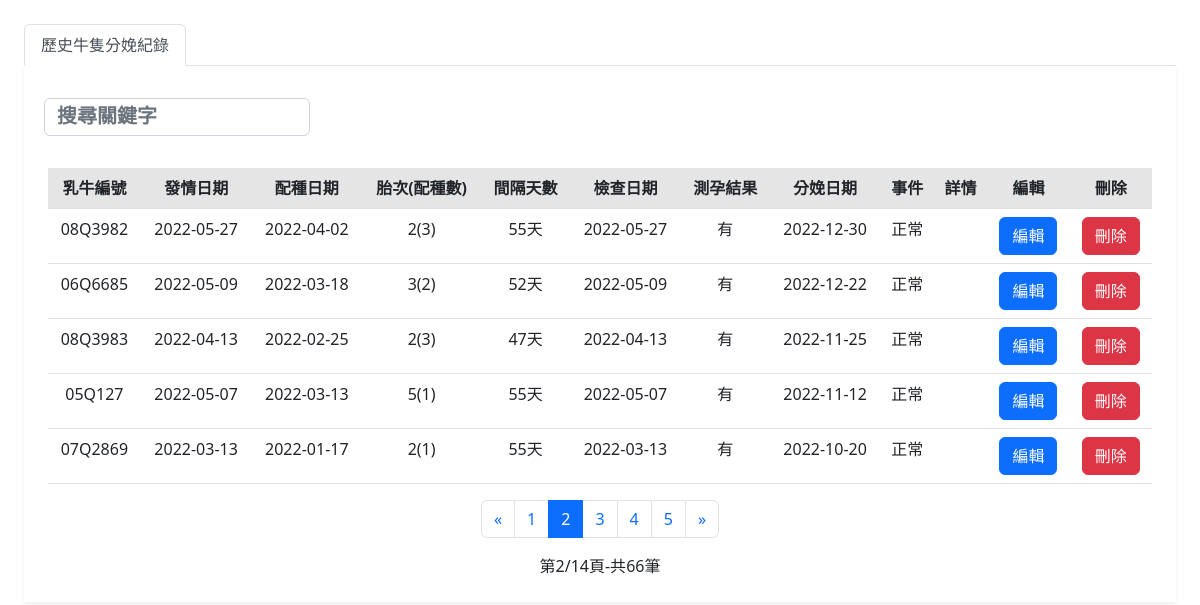
Screenshot of /fHealthManagement/parturitionHistory/parturitionHistory.php?page=2 with the database file from the repository.
### tables this page shows
CREATE TABLE `pregnancy_check` (
  `sn` int(6) NOT NULL,
  `id` varchar(64) NOT NULL,
  `estrusdate` date NOT NULL,
  `matingdate` date NOT NULL,
  `birthparity` int(64) DEFAULT NULL,
  `intervaldays` varchar(64) DEFAULT NULL,
  `pregnancydate` date DEFAULT NULL,
  `pregnancyresult` varchar(64) DEFAULT NULL,
  `parturitiondate` date DEFAULT NULL,
  `events` varchar(64) DEFAULT NULL,
  `details` varchar(64) DEFAULT NULL,
  `matingcount` int(11) NOT NULL DEFAULT 1
);

### fHealthManagement/parturitionHistory/parturitionHistory.php (the view, shortened to what this page needs)
<?php
require_once("../../SQLServer.php");
?>
<!doctype html>
<html lang="zh-TW">
<head>
  <link href="https://cdn.jsdelivr.net/npm/bootstrap@5.2.2/dist/css/bootstrap.min.css" rel="stylesheet">
  <link rel="stylesheet" href="../../css/text_box2.css">
  <link rel="stylesheet" href="../../css/indexcss.css">
</head>
<body>
  <div name="content" style="width:100%; height: 100vh ;   padding:1.5rem  ;   ">
    <div class="tab-content">
      <ul class="nav nav-tabs" role="tablist">
        <li class="nav-item">
          <a href="#parturitionHistory" class="nav-link active" data-toggle="tab">歷史牛隻分娩紀錄</a>
        </li>
      </ul>
      <div class="tab-pane active shadow-sm p-4" id="parturitionHistory">
        <div class="row">
          <div class="col-md-3 p-2">
            <input type="search" class="search form-control" data-table="table table-hover" placeholder="搜尋關鍵字" style="width:100%;">
          </div>
        </div>
        <br>
        <div class="table-responsive" style="overflow: hidden;">
          <div id="cow_table" style="text-align:center;">
            <table id="rule" class="table table-hover">
              <thead>
                <tr class="table-active">
                  <th>乳牛編號</th>
                  <th>發情日期</th>
                  <th>配種日期</th>
                  <th>胎次(配種數)</th>
                  <th>間隔天數</th>
                  <th>檢查日期</th>
                  <th>測孕結果</th>
                  <th>分娩日期</th>
                  <th>事件</th>
                  <th>詳情</th>
                  <th>編輯</th>
                  <th>刪除</th>
                </tr>
              </thead>
              <tbody>
                <?php
                $query = "SELECT * FROM pregnancy_check WHERE `events` IS NOT NULL AND `events` !='' ";
                $result = mysqli_query($db_link, $query);
                $num = mysqli_num_rows($result);
                $per = 5;
                $pages = ceil($num / $per);
                if (!isset($_GET["page"])) {
                  $page = 1;
                } else {
                  $page = intval($_GET["page"]);
                }
                $start = ($page - 1) * $per;
                $query .= "ORDER BY `parturitiondate` DESC LIMIT $start,$per";
                $result = mysqli_query($db_link, $query);
                $i = 1;
                while ($row = mysqli_fetch_assoc($result)) {
                  $sn = $row['sn'];
                  $id = $row['id'];
                  $estrusdate = $row['estrusdate'];
                  $matingdate = $row['matingdate'];
                  $intervaldays = $row['intervaldays'];
                  $pregnancydate = $row['pregnancydate'];
                  $pregnancyresult = $row['pregnancyresult'];
                  $parturitiondate = $row['parturitiondate'];
                  $birthparity = $row['birthparity'];
                  $events = $row['events'];
                  $details = $row['details'];
                  $matingcount = $row['matingcount'];
                ?>
                  <tr>
                    <td><?php echo $id ?></td>
                    <td><?php echo $estrusdate ?></td>
                    <td><?php echo $matingdate ?></td>
                    <td><?php echo $birthparity."({$matingcount})" ?></td>
                    <td><?php echo $intervaldays ?></td>
                    <td><?php echo $pregnancydate ?></td>
                    <td><?php echo $pregnancyresult ?></td>
                    <td><?php echo $parturitiondate ?></td>
                    <td><?php echo $events ?></td>
                    <td><?php echo $details ?></td>
                    <td><button class="view_data btn btn-primary" GetSn="<?php echo $sn; ?>">編輯</button></td>
                    <?php
                    echo "<td><button id=\"linkDel_$i\" onclick=\"#del\" class='btn btn-danger'>刪除</button></td>";
                    ?>
                  </tr>
                <?php
                  $i += 1;
                }
                ?>
              </tbody>
            </table>
            <?php
            echo "
                                    <center><div class='row text-center'>
                                        <div class='col-12 justify-content-center' style='display:flex;'>
                                                <nav aria-label='Page navigation example'>
                                                    <ul class='pagination'>
                                                        <li class='page-item'>
                                                            <a class='page-link' href='?page=1' aria-label='Previous'>
                                                                <span aria-hidden='true'>&laquo;</span>
                                                            </a>
                                                        </li> ";
            for ($i = 1; $i <= $pages; $i++) {
              if ($page - 5 < $i && $i < $page + 4) {
                if ($page == $i) {
                  echo "<li class='page-item active'><a class='page-link' href=?page=" . $i . " >" . $i . "</a></li> ";
                } else {
                  echo "<li class='page-item'><a class='page-link' href=?page=" . $i . " >" . $i . "</a></li> ";
                }
              }
            }
            echo "<li class='page-item'><a class='page-link' aria-label='Next' href=?page=" . $pages . " ><span aria-hidden='true'>&raquo;</span></a></li></ul>
                                    </nav></div>";
            echo "<div class=\"col-12\">第" . $page . "/" . $pages . "頁-共" . $num . "筆</div></center>";
            ?>
          </div>
        </div>
      </div>
    </div>
  </div>
</body>
</html>

### css/text_box2.css (style rules this page uses)
::placeholder { color: #FFF; font-size:20px; text-align:left; font-weight:bolder; }

### css/indexcss.css (style rules this page uses)
html, body { height: 100%; }

### rows the page displays
pregnancy_check: id "08Q3982", estrusdate "2022-05-27", matingdate "2022-04-02", birthparity "2", matingcount "3", intervaldays "55天", pregnancydate "2022-05-27", pregnancyresult "有", parturitiondate "2022-12-30", events "正常"
pregnancy_check: id "06Q6685", estrusdate "2022-05-09", matingdate "2022-03-18", birthparity "3", matingcount "2", intervaldays "52天", pregnancydate "2022-05-09", pregnancyresult "有", parturitiondate "2022-12-22", events "正常"
pregnancy_check: id "08Q3983", estrusdate "2022-04-13", matingdate "2022-02-25", birthparity "2", matingcount "3", intervaldays "47天", pregnancydate "2022-04-13", pregnancyresult "有", parturitiondate "2022-11-25", events "正常"
pregnancy_check: id "05Q127", estrusdate "2022-05-07", matingdate "2022-03-13", birthparity "5", matingcount "1", intervaldays "55天", pregnancydate "2022-05-07", pregnancyresult "有", parturitiondate "2022-11-12", events "正常"
pregnancy_check: id "07Q2869", estrusdate "2022-03-13", matingdate "2022-01-17", birthparity "2", matingcount "1", intervaldays "55天", pregnancydate "2022-03-13", pregnancyresult "有", parturitiondate "2022-10-20", events "正常"

### other values shown
$page "2"
$pages "14"
$num "66"
